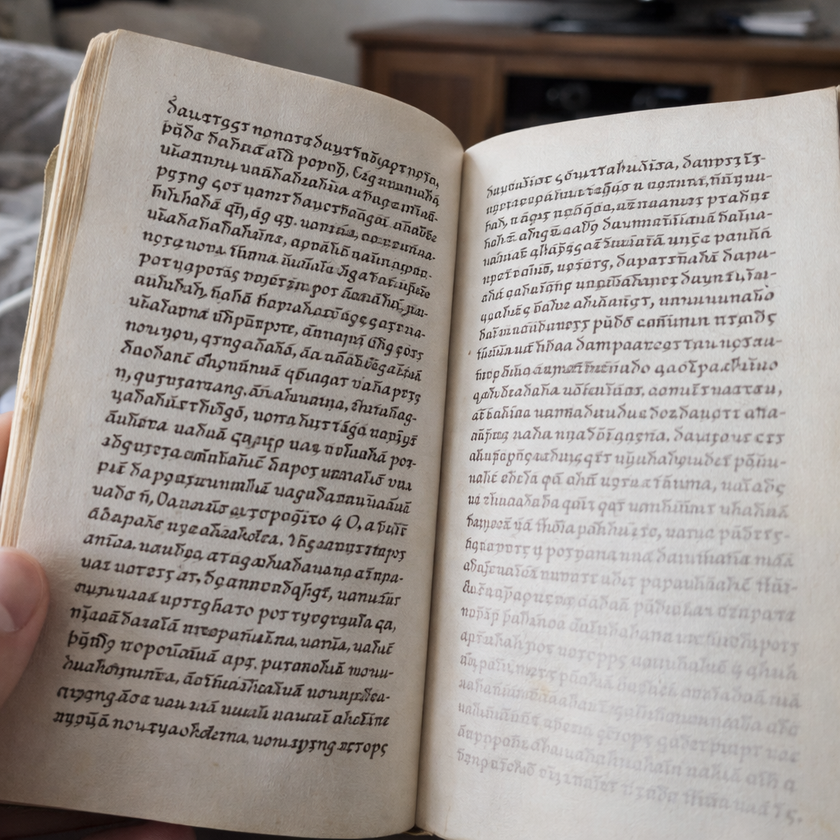
#> input picture homework/tema28/exercise2/1.png, 840 x 840 px, shrunk from 1024 x 1024 before the run; its folder holds only this picture in this run
$ python ancient_text_enhancement.py
#> lines starting #> are read from the running program, lines starting #| are printed output that depends on the picture; after the words box and inside, x2 and y2 are one past the last pixel; in counts of white or black regions, pixels touching at a corner belong together
import cv2
import numpy as np
import matplotlib.pyplot as plt
import os
# ============================================================================
# PHASE 1: LOAD IMAGE & CONVERT TO GRAYSCALE
# ============================================================================

print("🔍 Looking for image files...")

image_path = None
for file in os.listdir('.'):
    if file.lower().endswith(('jpg', 'jpeg', 'png', 'bmp')):
        image_path = file
        print(f"✅ Found image file: {image_path}")
        break

if image_path is None:
    print("❌ Error: No image files found!")
    print("   Please place a text image (.jpg, .png, etc.) in this folder")
    print("   Ideas: old book page, receipt, handwritten note, whiteboard")
    exit()

# Load the image
print(f"📸 Loading: {image_path}")
image = cv2.imread(image_path)
#> image is the input picture: shape (840, 840, 3); mean B, G, R 145.3, 149.9, 157

if image is None:
    print(f"❌ Error: Could not load image '{image_path}'")
    exit()

print(f"✅ Image loaded! Shape: {image.shape}\n")
#| ✅ Image loaded! Shape: (840, 840, 3)

# Convert to grayscale (single channel, easier to threshold)
# Grayscale: each pixel is a number 0-255 (black to white)
gray = cv2.cvtColor(image, cv2.COLOR_BGR2GRAY)
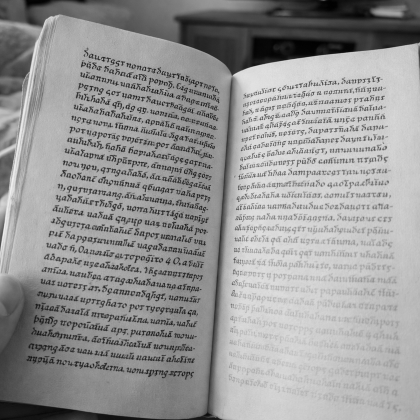
#> gray: shape (840, 840) (shown at 1/2 size); min 0, max 244, mean 151.5

print(f"✅ Converted to grayscale")
print(f"   Value range: {gray.min()} to {gray.max()}")
#|    Value range: 0 to 244
print(f"   Mean brightness: {gray.mean():.1f}\n")
#|    Mean brightness: 151.5

# ============================================================================
# PHASE 2: APPLY GLOBAL THRESHOLD
# ============================================================================

# Global threshold: one threshold value for entire image
# Syntax: cv2.threshold(image, threshold_value, max_value, method)
# Returns: (threshold_value, result_image)

GLOBAL_THRESHOLD = 127  # Middle of 0-255 range

_, global_thresh = cv2.threshold(
    gray,                      # Input image
    GLOBAL_THRESHOLD,          # Threshold value (0-255)
    255,                       # Max value (what white pixels become)
    cv2.THRESH_BINARY          # Method (black or white, no gray)
)
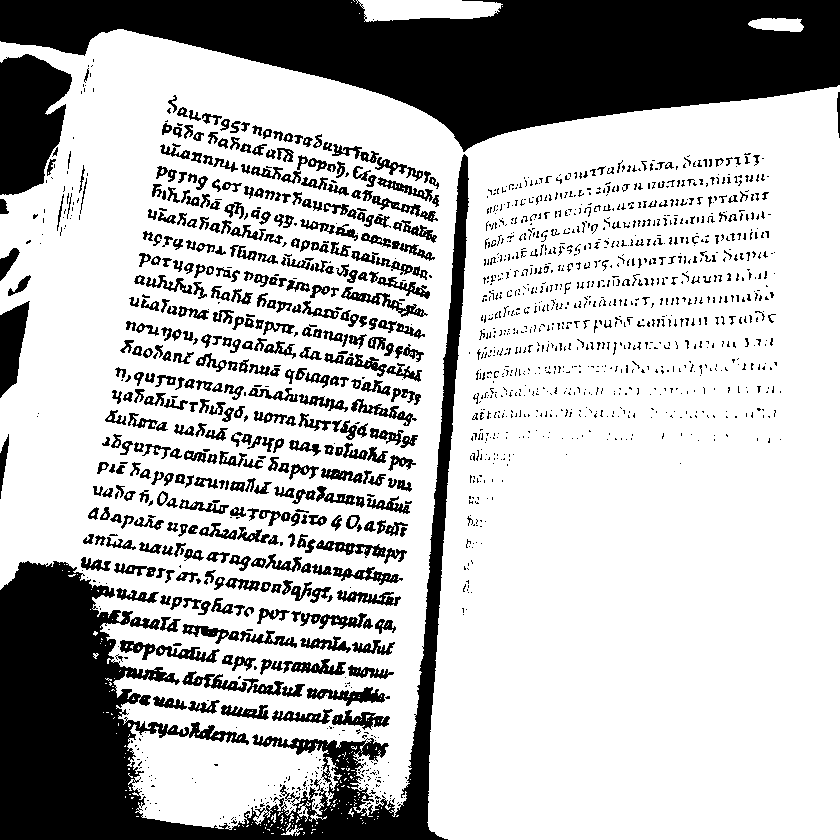
#> global_thresh: shape (840, 840); 73.1% white; 1662 black regions (1173 under 20 px), largest, box (x1, y1, x2, y2) and area: (0, 0, 840, 152) 69378, (0, 154, 469, 840) 53700, (0, 54, 72, 195) 7514

print(f"✅ Applied global threshold")
print(f"   Threshold value: {GLOBAL_THRESHOLD}")
print(f"   White pixels: {np.sum(global_thresh > 0)}")
#|    White pixels: 515881
print(f"   Black pixels: {np.sum(global_thresh == 0)}\n")
#|    Black pixels: 189719

# ============================================================================
# PHASE 3: APPLY ADAPTIVE THRESHOLD (GAUSSIAN METHOD)
# ============================================================================

# Adaptive threshold - Gaussian:
# For each pixel, looks at 11x11 neighborhood
# Compares pixel to weighted average (Gaussian) of that neighborhood
# C = constant subtracted from mean (fine-tuning)

adaptive_thresh = cv2.adaptiveThreshold(
    gray,                              # Input image
    255,                               # Max value (white)
    cv2.ADAPTIVE_THRESH_GAUSSIAN_C,    # Method: Gaussian-weighted mean
    cv2.THRESH_BINARY,                 # Output type: black/white only
    11,                                # Block size (must be odd: 3,5,7,11,15...)
    2                                  # C constant (subtracted from mean)
)
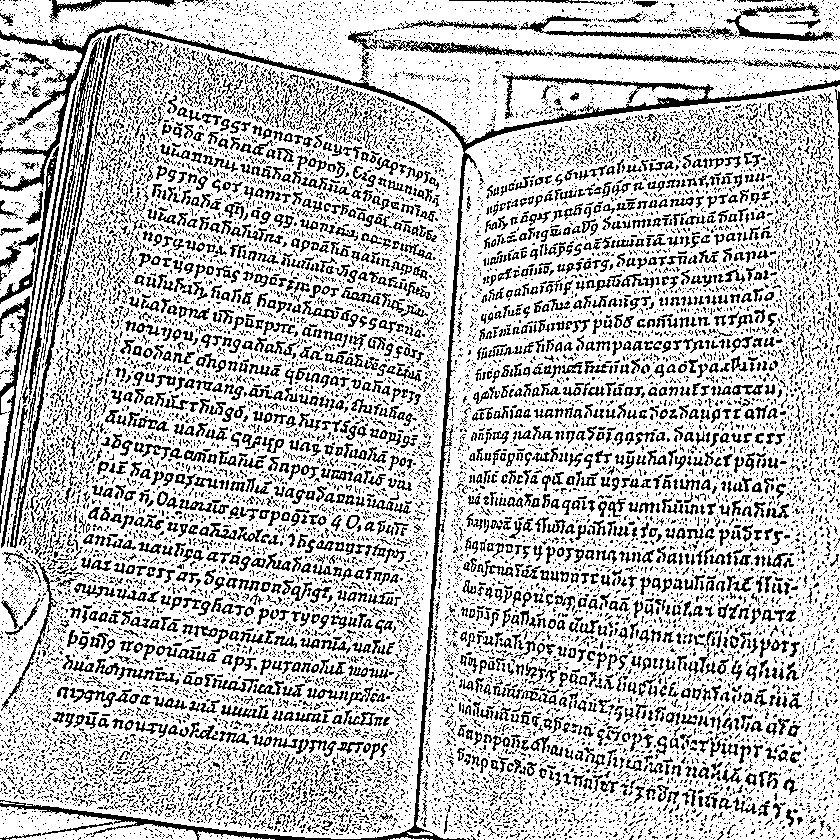
#> adaptive_thresh: shape (840, 840); 74.2% white; black in thin lines or dots

print(f"✅ Applied adaptive threshold (Gaussian)")
print(f"   Block size: 11×11 pixels")
print(f"   C constant: 2")
print(f"   White pixels: {np.sum(adaptive_thresh > 0)}")
#|    White pixels: 523243
print(f"   Black pixels: {np.sum(adaptive_thresh == 0)}\n")
#|    Black pixels: 182357

# ============================================================================
# PHASE 4: APPLY ADAPTIVE THRESHOLD (MEAN METHOD)
# ============================================================================

# Adaptive threshold - Mean:
# Similar to Gaussian, but uses simple average instead of weighted average
# Usually produces slightly different results, good to compare

adaptive_mean = cv2.adaptiveThreshold(
    gray,                           # Input image
    255,                            # Max value
    cv2.ADAPTIVE_THRESH_MEAN_C,     # Method: simple mean
    cv2.THRESH_BINARY,              # Output type
    11,                             # Block size
    2                               # C constant
)
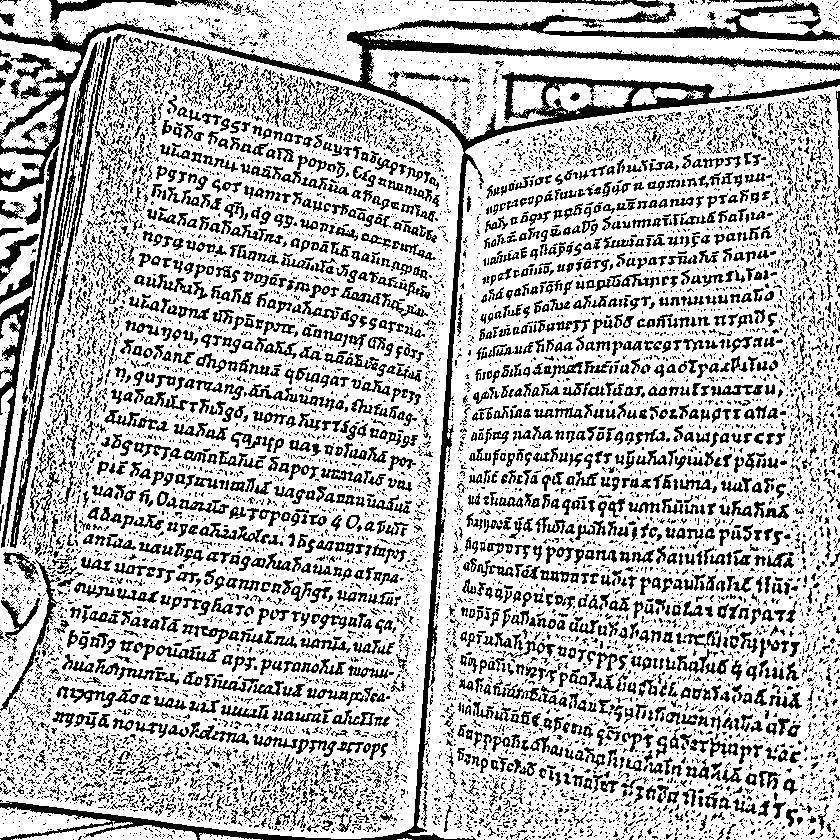
#> adaptive_mean: shape (840, 840); 72.3% white; 9802 black regions (7902 under 20 px), largest, box (x1, y1, x2, y2) and area: (0, 0, 840, 840) 27628, (10, 36, 111, 548) 2458, (29, 42, 98, 394) 2354

print(f"✅ Applied adaptive threshold (Mean)")
print(f"   Block size: 11×11 pixels")
print(f"   C constant: 2")
print(f"   White pixels: {np.sum(adaptive_mean > 0)}")
#|    White pixels: 510308
print(f"   Black pixels: {np.sum(adaptive_mean == 0)}\n")
#|    Black pixels: 195292

# ============================================================================
# PHASE 5: VISUALIZE & COMPARE ALL VERSIONS
# ============================================================================

# Create a 2x2 grid
fig, axes = plt.subplots(2, 2, figsize=(14, 12))

# Top-left: Original grayscale
axes[0, 0].imshow(gray, cmap='gray')
axes[0, 0].set_title('Original Grayscale Image', fontsize=12, fontweight='bold')
axes[0, 0].axis('off')

# Top-right: Global threshold
axes[0, 1].imshow(global_thresh, cmap='gray')
axes[0, 1].set_title(f'Global Threshold (value={GLOBAL_THRESHOLD})',
                     fontsize=12, fontweight='bold')
axes[0, 1].axis('off')

# Bottom-left: Adaptive threshold (Gaussian)
axes[1, 0].imshow(adaptive_thresh, cmap='gray')
axes[1, 0].set_title('Adaptive Threshold (Gaussian)',
                     fontsize=12, fontweight='bold')
axes[1, 0].axis('off')

# Bottom-right: Adaptive threshold (Mean)
axes[1, 1].imshow(adaptive_mean, cmap='gray')
axes[1, 1].set_title('Adaptive Threshold (Mean)',
                     fontsize=12, fontweight='bold')
axes[1, 1].axis('off')

plt.tight_layout()
plt.savefig('text_enhancement_comparison.png', dpi=150, bbox_inches='tight')
print(f"✅ Saved comparison to: text_enhancement_comparison.png\n")
plt.show()

# ============================================================================
# PHASE 6: CALCULATE READABILITY SCORE
# ============================================================================

def calculate_readability(binary_image):
    """
    Higher score = better text/background separation

    Logic: We want a balanced split between black and white
    - If image is 90% white, text is lost
    - If image is 90% black, background is lost
    - Ideal: close to 50/50 split

    Score range: 0-100 (100 = perfect 50/50 balance)
    """
    white_pixels = np.sum(binary_image == 255)
#> white_pixels = 515881
    black_pixels = np.sum(binary_image == 0)
#> black_pixels = 189719

    # Ratio of minority to majority color
    ratio = min(white_pixels, black_pixels) / max(white_pixels, black_pixels)
#> ratio = 0.368

    # Convert to 0-100 scale
    return ratio * 100

# Calculate scores
global_score = calculate_readability(global_thresh)
#> global_score = 36.78
adaptive_gauss_score = calculate_readability(adaptive_thresh)
#> adaptive_gauss_score = 34.85
adaptive_mean_score = calculate_readability(adaptive_mean)
#> adaptive_mean_score = 38.27

print("="*60)
print("📊 READABILITY SCORES (0-100, higher = better separation)")
print("="*60)
print(f"   Global threshold:      {global_score:.1f}/100")
#|    Global threshold:      36.8/100
print(f"   Adaptive (Gaussian):   {adaptive_gauss_score:.1f}/100")
#|    Adaptive (Gaussian):   34.9/100
print(f"   Adaptive (Mean):       {adaptive_mean_score:.1f}/100")
#|    Adaptive (Mean):       38.3/100
print("="*60)

# Recommend best method
best_method = max(
    ("Global", global_score),
    ("Adaptive (Gaussian)", adaptive_gauss_score),
    ("Adaptive (Mean)", adaptive_mean_score),
    key=lambda x: x[1]
)
#> best_method = ('Adaptive (Mean)', 38.27)

print(f"\n🏆 Best method: {best_method[0]} with score {best_method[1]:.1f}")
#| 🏆 Best method: Adaptive (Mean) with score 38.3

# ============================================================================
# PHASE 7: OPTIONAL - APPLY MORPHOLOGICAL OPERATIONS TO CLEAN UP
# ============================================================================

print(f"\n✨ Applying morphological operations for extra cleanup...\n")

# Define a small kernel (3x3 square of ones)
kernel = np.ones((3, 3), np.uint8)

# Morphological closing: removes small black noise
# (fills small holes in text)
cleaned = cv2.morphologyEx(adaptive_thresh, cv2.MORPH_CLOSE, kernel)
#> cleaned: shape (840, 840); 93.2% white; 2649 black regions (2395 under 20 px), largest, box (x1, y1, x2, y2) and area: (353, 80, 840, 151) 2516, (414, 153, 470, 822) 2471, (52, 25, 352, 85) 1377
cleaned = cv2.morphologyEx(cleaned, cv2.MORPH_OPEN, kernel)
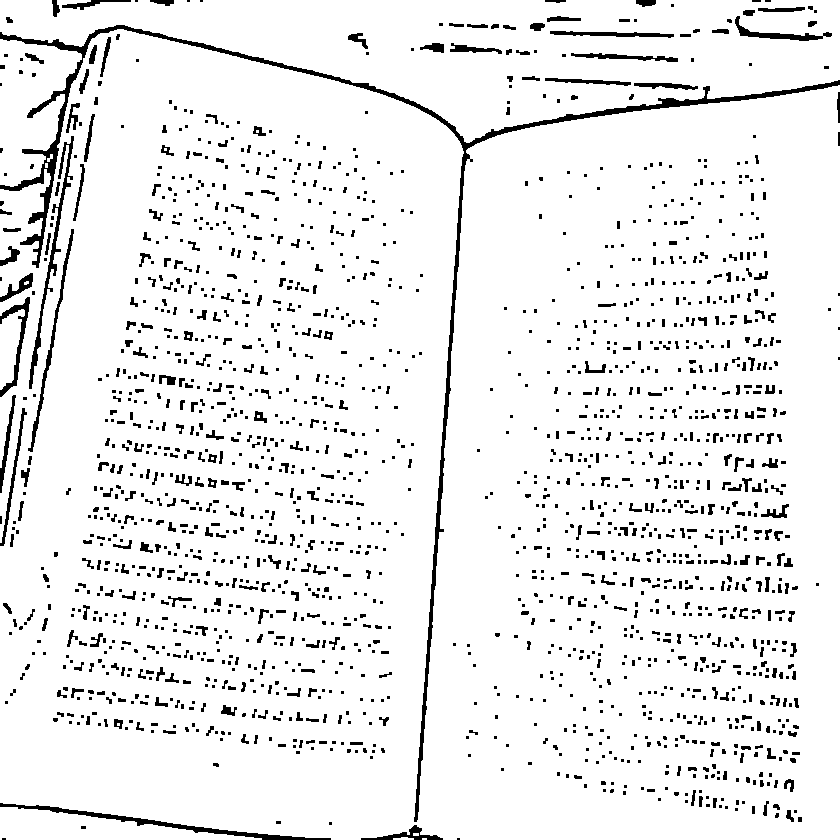
#> cleaned: shape (840, 840); 92.7% white; 1875 black regions (1277 under 20 px), largest, box (x1, y1, x2, y2) and area: (0, 25, 840, 822) 8706, (0, 803, 331, 840) 1356, (29, 136, 74, 389) 1141

cleaned_score = calculate_readability(cleaned)
#> cleaned_score = 7.88

print(f"✅ Applied CLOSE and OPEN operations")
print(f"   Cleaned readability score: {cleaned_score:.1f}/100")
#|    Cleaned readability score: 7.9/100

# Display cleaned version
plt.figure(figsize=(12, 5))

plt.subplot(1, 2, 1)
plt.imshow(adaptive_thresh, cmap='gray')
plt.title('Adaptive Threshold (before cleanup)', fontweight='bold')
plt.axis('off')

plt.subplot(1, 2, 2)
plt.imshow(cleaned, cmap='gray')
plt.title('After Morphological Cleanup', fontweight='bold')
plt.axis('off')

plt.tight_layout()
plt.savefig('text_enhancement_with_cleanup.png', dpi=150, bbox_inches='tight')
print(f"✅ Saved cleanup comparison to: text_enhancement_with_cleanup.png\n")
plt.show()

# ============================================================================
# PHASE 8: PRINT SUMMARY
# ============================================================================

print("="*60)
print("✅ TEXT ENHANCEMENT ANALYSIS COMPLETE")
print("="*60)
print(f"""
Key Findings:

1. GLOBAL THRESHOLD ({global_score:.1f}/100)
   - Fast and simple
   - Works well for evenly-lit documents
   - Struggles with shadows and uneven lighting

2. ADAPTIVE THRESHOLD - GAUSSIAN ({adaptive_gauss_score:.1f}/100)
   - Smarter: adapts to local brightness
   - Better for old/damaged documents
   - Gaussian weighting emphasizes nearby pixels

3. ADAPTIVE THRESHOLD - MEAN ({adaptive_mean_score:.1f}/100)
   - Also adaptive, simpler calculation
   - Similar to Gaussian but slightly different results

4. WITH MORPHOLOGICAL CLEANUP ({cleaned_score:.1f}/100)
   - Removes small noise
   - Fills holes in letters
   - Extra processing step for best quality""")
#| Key Findings:
#| 1. GLOBAL THRESHOLD (36.8/100)
#|    - Fast and simple
#|    - Works well for evenly-lit documents
#|    - Struggles with shadows and uneven lighting
#| 2. ADAPTIVE THRESHOLD - GAUSSIAN (34.9/100)
#> (further printed lines are left out)
print("="*60)

$ run again, on homework/tema28/exercise2/2.png
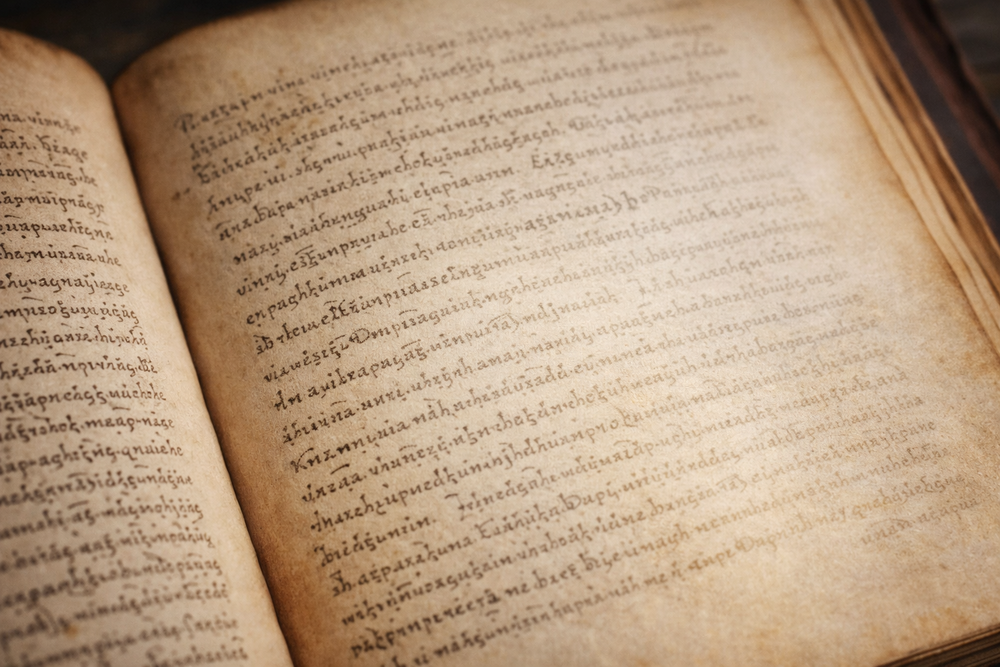
#> input picture homework/tema28/exercise2/2.png, 1000 x 667 px, shrunk from 1536 x 1024 before the run
#> image is the input picture: shape (667, 1000, 3); mean B, G, R 128.8, 155.7, 182.1
#| ✅ Image loaded! Shape: (667, 1000, 3)
#|    Value range: 9 to 234
#|    Mean brightness: 160.5
#> global_thresh: shape (667, 1000); 80.2% white; 1268 black regions (932 under 20 px), largest, box (x1, y1, x2, y2) and area: (0, 0, 409, 667) 66011, (819, 0, 1000, 306) 25716, (0, 483, 141, 667) 10831
#|    White pixels: 534720
#|    Black pixels: 132280
#> adaptive_thresh: shape (667, 1000); 71.3% white; black in thin lines or dots
#|    White pixels: 475634
#|    Black pixels: 191366
#> `adaptive_mean = cv2.adaptiveThreshold( gray,`:
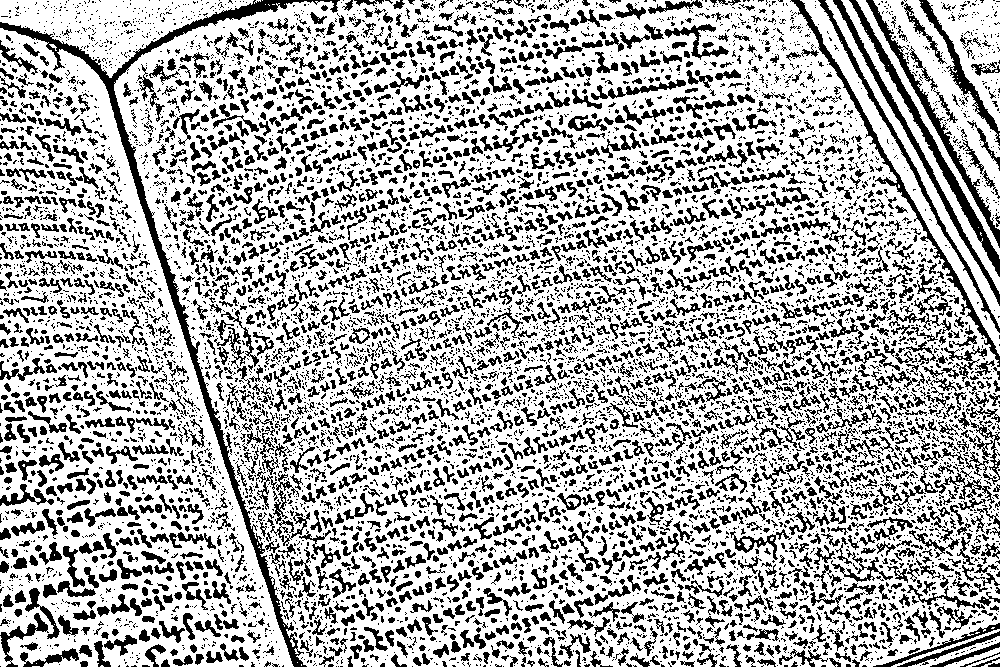
#> adaptive_mean: shape (667, 1000); 68.9% white; 8681 black regions (6088 under 20 px), largest, box (x1, y1, x2, y2) and area: (0, 0, 340, 667) 7167, (790, 0, 1000, 367) 2446, (849, 0, 1000, 277) 2424
#|    White pixels: 459649
#|    Black pixels: 207351
#> white_pixels = 534720
#> black_pixels = 132280
#> ratio = 0.247
#> global_score = 24.74
#> adaptive_gauss_score = 40.23
#> adaptive_mean_score = 45.11
#|    Global threshold:      24.7/100
#|    Adaptive (Gaussian):   40.2/100
#|    Adaptive (Mean):       45.1/100
#> best_method = ('Adaptive (Mean)', 45.11)
#| 🏆 Best method: Adaptive (Mean) with score 45.1
#> `cleaned = cv2.morphologyEx(cleaned, cv2.MORPH_OPEN, kernel)`:
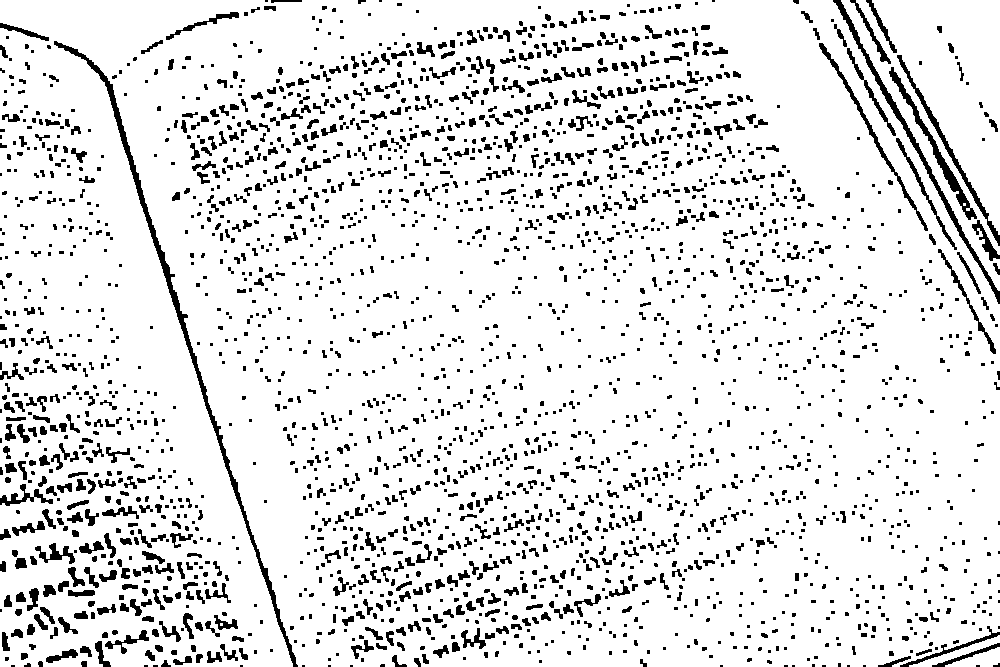
#> cleaned: shape (667, 1000); 89.1% white; 2664 black regions (1702 under 20 px), largest, box (x1, y1, x2, y2) and area: (54, 41, 298, 667) 3323, (833, 0, 1000, 304) 1694, (889, 67, 977, 220) 1136
#> cleaned_score = 12.2
#|    Cleaned readability score: 12.2/100
#| Key Findings:
#| 1. GLOBAL THRESHOLD (24.7/100)
#|    - Fast and simple
#|    - Works well for evenly-lit documents
#|    - Struggles with shadows and uneven lighting
#| 2. ADAPTIVE THRESHOLD - GAUSSIAN (40.2/100)
#> (further printed lines are left out)
